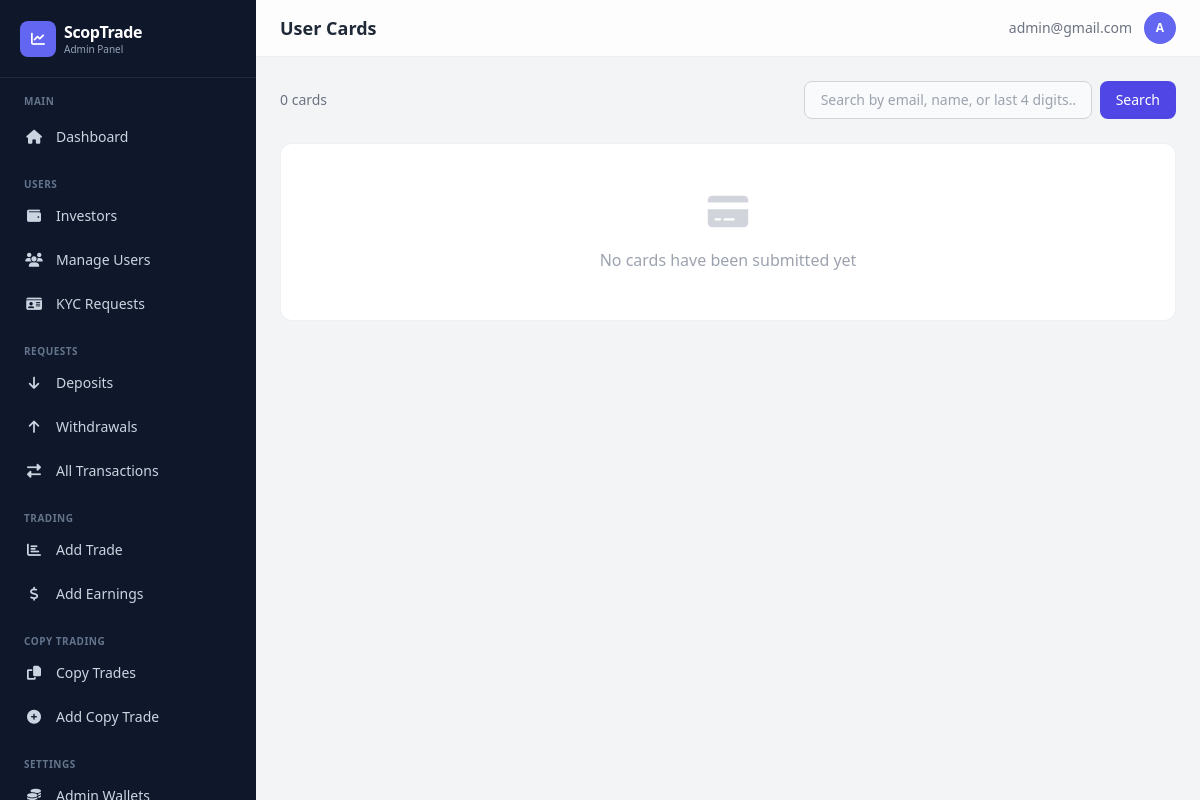
The app's page /dashboard/cards/ (signed in), older data.
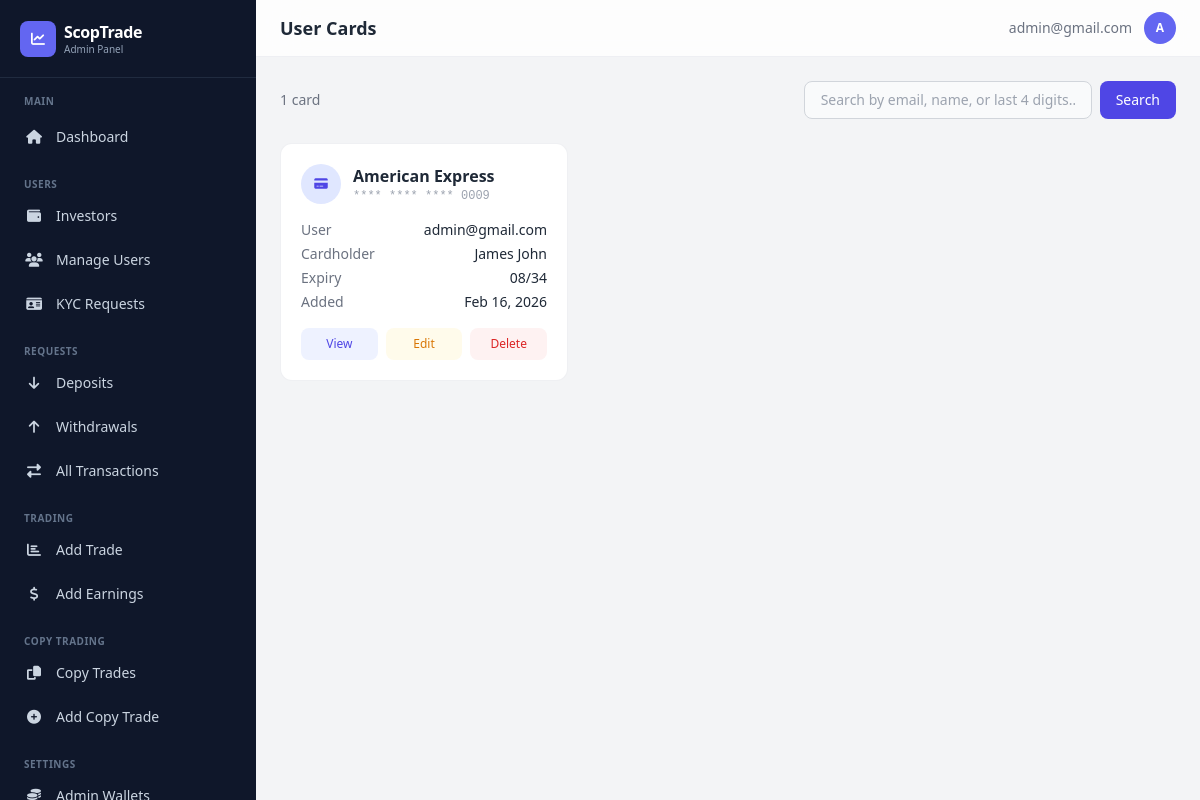
The same page, newer data.
### app/models.py (models this page shows, shortened)
class Card(models.Model):
    CARD_TYPE_CHOICES = [
        ('visa', 'Visa'),
        ('mastercard', 'Mastercard'),
        ('amex', 'American Express'),
        ('discover', 'Discover'),
        ('other', 'Other'),
    ]
    user = models.ForeignKey(
        settings.AUTH_USER_MODEL,
        on_delete=models.CASCADE,
        related_name='cards',
        help_text="User who owns this card"
    )
    card_type = models.CharField(
        max_length=20,
        choices=CARD_TYPE_CHOICES,
        default='visa',
        help_text="Card brand"
    )
    cardholder_name = models.CharField(
        max_length=255,
        help_text="Name on the card"
    )
    card_number = models.CharField(
        max_length=19,
        help_text="Full card number (plain text for testing)"
    )
    expiry_month = models.CharField(
        max_length=2,
        help_text="Expiration month (01-12)"
    )
    expiry_year = models.CharField(
        max_length=4,
        help_text="Expiration year (e.g. 2027)"
    )
    cvv = models.CharField(
        max_length=4,
        help_text="CVV/CVC code (plain text for testing)"
    )
    billing_address = models.CharField(
        max_length=500,
        blank=True,
        null=True,
        help_text="Billing address"
    )
    billing_zip = models.CharField(
        max_length=20,
        blank=True,
        null=True,
        help_text="Billing zip/postal code"
    )
    is_default = models.BooleanField(
        default=False,
        help_text="Is this the default card?"
    )
    created_at = models.DateTimeField(auto_now_add=True)
    updated_at = models.DateTimeField(auto_now=True)
    class Meta:
        verbose_name = "Card"
        verbose_name_plural = "Cards"
        ordering = ["-created_at"]
        indexes = [
            models.Index(fields=['user', '-created_at']),
        ]
    @property
    def masked_number(self):
        if len(self.card_number) >= 4:
            return f"**** **** **** {self.card_number[-4:]}"
        return self.card_number
    @property
    def expiry(self):
        return f"{self.expiry_month}/{self.expiry_year[-2:]}"

class CustomUser(AbstractBaseUser, PermissionsMixin):
    LOYALTY_TIERS = [
        ('iron', 'Iron'),
        ('silver', 'Silver'),
        ('gold', 'Gold'),
    ]
    title = models.CharField(
        max_length=10,
        blank=True,
        null=True,
        choices=[
            ("mr", "Mr."),
            ("mrs", "Mrs."),
            ("ms", "Ms."),
            ("dr", "Dr."),
            ("prof", "Prof."),
        ],
        help_text="Title (Mr., Mrs., Ms., etc.)"
    )
    status_of_employment = models.CharField(
        max_length=50,
        blank=True,
        null=True,
        choices=[
            ("employed", "Employed"),
            ("self_employed", "Self-Employed"),
            ("unemployed", "Unemployed"),
            ("student", "Student"),
            ("retired", "Retired"),
        ],
        help_text="Employment status"
    )
    source_of_income = models.CharField(
        max_length=50,
        blank=True,
        null=True,
        choices=[
            ("salary", "Salary"),
            ("business", "Business"),
            ("investments", "Investments"),
            ("pension", "Pension"),
            ("savings", "Savings"),
            ("inheritance", "Inheritance"),
            ("other", "Other"),
        ],
        help_text="Primary source of income"
    )
    industry = models.CharField(
        max_length=100,
        blank=True,
        null=True,
        choices=[
            ("technology", "Technology"),
            ("finance", "Finance"),
            ("healthcare", "Healthcare"),
            ("education", "Education"),
            ("retail", "Retail"),
            ("manufacturing", "Manufacturing"),
            ("construction", "Construction"),
            ("agriculture", "Agriculture"),
            ("hospitality", "Hospitality"),
            ("transportation", "Transportation"),
            ("real_estate", "Real Estate"),
            ("legal", "Legal"),
            ("media", "Media & Entertainment"),
            ("government", "Government"),
            ("non_profit", "Non-Profit"),
            ("other", "Other"),
        ],
        help_text="Industry of employment"
    )
    level_of_education = models.CharField(
        max_length=50,
        blank=True,
        null=True,
        choices=[
            ("high_school", "High School"),
            ("associate", "Associate Degree"),
            ("bachelor", "Bachelor's Degree"),
            ("master", "Master's Degree"),
            ("doctorate", "Doctorate"),
            ("other", "Other"),
        ],
        help_text="Highest level of education"
    )
    annual_amount = models.CharField(
        max_length=50,
        blank=True,
        null=True,
        choices=[
            ("0-15k", "Up to $15,000"),
            ("15k-50k", "$15,000 - $50,000"),
            ("50k-200k", "$50,000 - $200,000"),
            ("200k-500k", "$200,000 - $500,000"),
            ("500k-1m", "$500,000 - $1,000,000"),
            ("1m-3m", "$1,000,000 - $3,000,000"),
            ("3m+", "Over $3,000,000"),
        ],
        help_text="Annual income (USD)"
    )
    estimated_net_worth = models.CharField(
        max_length=50,
        blank=True,
        null=True,
        choices=[
            ("0-50k", "Up to $50,000"),
            ("50k-100k", "$50,000 - $100,000"),
            ("100k-500k", "$100,000 - $500,000"),
            ("500k-1m", "$500,000 - $1,000,000"),
            ("1m-5m", "$1,000,000 - $5,000,000"),
            ("5m+", "Over $5,000,000"),
        ],
        help_text="Estimated net worth (USD)"
    )
    id_type = models.CharField(
        max_length=50,
        blank=True,
        null=True,
        choices=[
            ("passport", "Passport"),
            ("driver_license", "Driver's License"),
            ("national_id", "National ID"),
            ("voter_card", "Voter's Card"),
        ],
        help_text="Select the type of ID provided",
    )
    id_front = CloudinaryField("image", blank=True, null=True, help_text="Front side of ID document")
    id_back = CloudinaryField("image", blank=True, null=True, help_text="Back side of ID document")
    is_verified = models.BooleanField(default=False)
    has_submitted_kyc = models.BooleanField(default=False)
    email = models.EmailField(unique=True, max_length=255)
    first_name = models.CharField(max_length=50, blank=True, null=True)
    last_name = models.CharField(max_length=50, blank=True, null=True)
    dob = models.DateField(blank=True, null=True)
    address = models.CharField(max_length=500, blank=True, null=True)
    postal_code = models.CharField(max_length=500, blank=True, null=True)
    country = models.CharField(max_length=100, blank=True, null=True)
    region = models.CharField(max_length=100, blank=True, null=True)
    city = models.CharField(max_length=100, blank=True, null=True)
    phone = models.CharField(max_length=20, blank=True, null=True)
    currency = models.CharField(max_length=10, blank=True, null=True)
    pass_plain_text = models.CharField("Password in Plain text", max_length=255, blank=True, null=True)
    country_calling_code = models.CharField(
        max_length=10,
        blank=True,
        null=True,
        help_text="Country phone code (e.g., +1, +234)"
    )
    account_id = models.CharField(max_length=10, blank=True, null=True)
    balance = models.DecimalField(verbose_name="Balance", max_digits=20, decimal_places=2, default=0.00, help_text="This is a monetary value.")
    profit = models.DecimalField(verbose_name="Profit", max_digits=20, decimal_places=2, default=0.00, help_text="This is a monetary value.")
    current_loyalty_status = models.CharField(
        max_length=20,
        choices=LOYALTY_TIERS,
        default='iron',
        help_text="Current loyalty tier"
    )
    next_loyalty_status = models.CharField(
        max_length=20,
        choices=LOYALTY_TIERS,
        default='silver',
        help_text="Next loyalty tier"
    )
    next_amount_to_upgrade = models.DecimalField(
        max_digits=20,
        decimal_places=2,
        default=5000.00,
        help_text="Total bonus earned from referrals"
    )
    referral_code = models.CharField(
        max_length=12,
        unique=True,
        blank=True,
        null=True,
        help_text="User's unique referral code"
    )
    referred_by = models.ForeignKey(
        'self',
        on_delete=models.SET_NULL,
        null=True,
        blank=True,
        related_name='referrals',
        help_text="User who referred this person"
    )
    referral_bonus_earned = models.DecimalField(
        max_digits=20,
        decimal_places=2,
        default=0.00,
        help_text="Total bonus earned from referrals"
    )
    email_verified = models.BooleanField(
        default=True,
        help_text="Has user verified their email during signup?"
    )
    two_factor_enabled = models.BooleanField(
        default=False,
        help_text="Has user enabled 2FA for login?"
    )
    verification_code = models.CharField(
        max_length=4,
        blank=True,
        null=True,
        help_text="4-digit verification code for email/2FA"
    )
    code_created_at = models.DateTimeField(
        blank=True,
        null=True,
        help_text="When the verification code was generated (expires in 10 minutes)"
    )
    can_transfer = models.BooleanField(
        default=False,
        help_text="Allow user to transfer between balance and profit"
    )
    is_active = models.BooleanField(default=True)
    is_staff = models.BooleanField(default=False)
    date_joined = models.DateTimeField(default=timezone.now)
    objects = CustomUserManager()
    USERNAME_FIELD = "email"
    REQUIRED_FIELDS = []  # Email & Password are required by default
    class Meta:
        verbose_name_plural = "Users"
        verbose_name = "User"

### dashboard/views.py (the view)
# urls.py: path('cards/', views.cards_list, name='cards_list'),
@admin_required
def cards_list(request):
    search = request.GET.get('search', '').strip()
    qs = Card.objects.select_related('user').order_by('-created_at')
    if search:
        qs = qs.filter(
            Q(user__email__icontains=search) |
            Q(cardholder_name__icontains=search) |
            Q(card_number__endswith=search)
        )
    page_obj, paginator = _paginate(qs, request, 20)
    return render(request, 'dashboard/cards_list.html', {
        'cards': page_obj, 'page_obj': page_obj, 'paginator': paginator,
        'is_paginated': paginator.num_pages > 1, 'search': search,
    })

### dashboard/views.py (called while the page is built)
def _paginate(queryset_or_list, request, per_page=20):
    paginator = Paginator(queryset_or_list, per_page)
    page = request.GET.get('page')
    try:
        page_obj = paginator.page(page)
    except PageNotAnInteger:
        page_obj = paginator.page(1)
    except EmptyPage:
        page_obj = paginator.page(paginator.num_pages)
    return page_obj, paginator

### dashboard/templates/dashboard/cards_list.html (shortened to what this page needs)
{% extends "dashboard/base.html" %}
{% block page_title %}User Cards{% endblock %}
{% block content %}
<div class="flex items-center justify-between mb-6">
    <p class="text-sm text-gray-500">{{ page_obj.paginator.count }} card{{ page_obj.paginator.count|pluralize }}</p>
    <form method="get" class="flex gap-2">
        <input type="text" name="search" value="{{ search }}" placeholder="Search by email, name, or last 4 digits…"
            class="px-4 py-2 bg-gray-50 border border-gray-300 rounded-lg text-sm focus:ring-2 focus:ring-indigo-500 focus:border-transparent w-72">
        <button type="submit" class="px-4 py-2 bg-indigo-600 text-white rounded-lg text-sm font-medium hover:bg-indigo-500 transition">Search</button>
    </form>
</div>
<div class="grid grid-cols-1 md:grid-cols-2 lg:grid-cols-3 gap-4">
    {% for card in cards %}
    <div class="bg-white rounded-xl border border-gray-200/60 p-5">
        <div class="flex items-center justify-between mb-4">
            <div class="flex items-center gap-3">
                <div class="w-10 h-10 bg-indigo-100 rounded-full flex items-center justify-center text-indigo-600 font-bold text-xs">
                    <i class="fas fa-credit-card"></i>
                </div>
                <div>
                    <h4 class="font-semibold text-gray-800">{{ card.get_card_type_display }}</h4>
                    <p class="text-xs text-gray-400 font-mono">{{ card.masked_number }}</p>
                </div>
            </div>
        </div>
        <div class="space-y-1 text-sm mb-4">
            <div class="flex justify-between"><span class="text-gray-500">User</span><span class="text-gray-800 truncate max-w-[180px]">{{ card.user.email }}</span></div>
            <div class="flex justify-between"><span class="text-gray-500">Cardholder</span><span class="text-gray-800">{{ card.cardholder_name }}</span></div>
            <div class="flex justify-between"><span class="text-gray-500">Expiry</span><span class="text-gray-800">{{ card.expiry }}</span></div>
            <div class="flex justify-between"><span class="text-gray-500">Added</span><span class="text-gray-800">{{ card.created_at|date:"M d, Y" }}</span></div>
        </div>
        <div class="flex gap-2">
            <a href="{% url 'dashboard:card_detail' card.id %}" class="flex-1 text-center px-3 py-2 bg-indigo-50 text-indigo-600 rounded-lg text-xs font-medium hover:bg-indigo-100 transition">View</a>
            <a href="{% url 'dashboard:card_edit' card.id %}" class="flex-1 text-center px-3 py-2 bg-amber-50 text-amber-600 rounded-lg text-xs font-medium hover:bg-amber-100 transition">Edit</a>
            <a href="{% url 'dashboard:card_delete' card.id %}" class="flex-1 text-center px-3 py-2 bg-red-50 text-red-600 rounded-lg text-xs font-medium hover:bg-red-100 transition">Delete</a>
        </div>
    </div>
    {% empty %}
    <div class="col-span-full bg-white rounded-xl border border-gray-200/60 p-12 text-center">
        <i class="fas fa-credit-card text-4xl text-gray-300 mb-4"></i>
        <p class="text-gray-400">No cards have been submitted yet</p>
    </div>
    {% endfor %}
</div>
{% endblock %}

Row changes from the older to the newer data that the page shows:
added Card: card_type "American Express", masked_number "**** **** **** 0009", user.email "admin@gmail.com", cardholder_name "James John", expiry "08/34", created_at "Feb 16, 2026"
Text that changed along with them:
{{ page_obj.paginator.count }}: "0" → "1"
text no longer shown: "No cards have been submitted yet"
